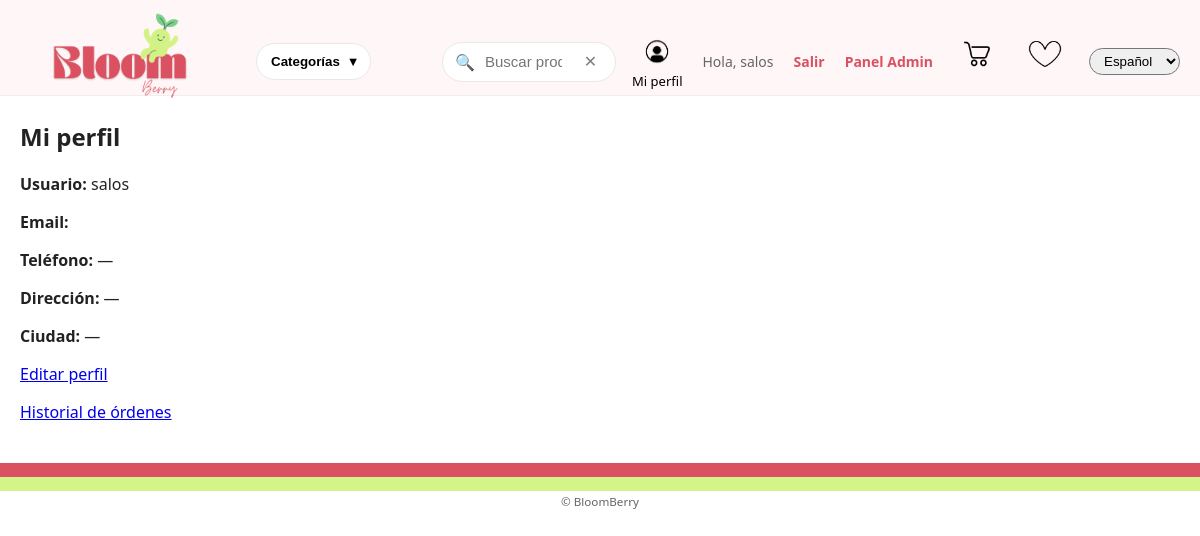
The page /users/profile/ (signed in) on the database its author committed.
### users/models.py (models this page shows, shortened)
class CustomerAccount(models.Model):
    user = models.OneToOneField(
        User, on_delete=models.CASCADE, related_name='customer_account'
    )
    phone = models.CharField(max_length=20, blank=True)
    address = models.CharField(max_length=255, blank=True)
    city = models.CharField(max_length=80, blank=True)
    created_at = models.DateTimeField(auto_now_add=True)
    updated_at = models.DateTimeField(auto_now=True)
    class Meta:
        verbose_name = "Customer Account"
        verbose_name_plural = "Customer Accounts"

### users/views.py (the view)
# urls.py: path("profile/", views.profile_view, name="profile"),
@login_required
def profile_view(request):
    profile = get_object_or_404(CustomerAccount, user=request.user)
    return render(request, "users/profile.html", {"profile": profile})

### templates/users/profile.html (shortened to what this page needs)
{% extends "base.html" %}
{% load i18n %}
{% block content %}
  <h2>{% trans "Mi perfil" %}</h2>
  <p><strong>{% trans "Usuario" %}:</strong> {{ request.user.username }}</p>
  <p><strong>Email:</strong> {{ request.user.email }}</p>
  <p><strong>{% trans "Teléfono" %}:</strong> {{ profile.phone|default:"—" }}</p>
  <p><strong>{% trans "Dirección" %}:</strong> {{ profile.address|default:"—" }}</p>
  <p><strong>{% trans "Ciudad" %}:</strong> {{ profile.city|default:"—" }}</p>
  <p><a href="{% url 'users:profile_edit' %}">{% trans "Editar perfil" %}</a></p>
  <p><a href="{% url 'users:order_history' %}">{% trans "Historial de órdenes" %}</a></p>
{% endblock %}

### templates/base.html (shortened to what this page needs)
{% load static i18n %}
<!doctype html>
<html lang="es">
<head>
  <link href="{% static 'css/main.css' %}" rel="stylesheet">
</head>
<body>
  <header class="bb-header">
    <div class="bb-header-inner">
      <a class="bb-logo" href="{% url 'products:home' %}">
        <img src="{% static 'img/logo1SinFondo.png' %}" alt="BloomBerry">
      </a>
      <div class="bb-categories">
        <button class="bb-cat-btn" type="button">
          {% trans "Categorías" %} <span class="bb-caret">▾</span>
        </button>
      </div>
      <form class="bb-search" action="#" method="get">
        <span class="bb-search-icon">🔍</span>
        <input name="q" type="search" placeholder="{% trans 'Buscar productos…' %}" aria-label="{% trans 'Buscar' %}">
        <button type="button" class="bb-search-clear" aria-label="{% trans 'Limpiar' %}">✕</button>
      </form>
      <div class="bb-actions">
        {% if user.is_authenticated %}
          <div class="bb-user-wrapper">
            <a class="bb-action-user" href="{% url 'users:profile' %}" title="{% trans 'Mi perfil' %}">
              <img src="{% static 'img/user.png' %}" alt="User">
            </a>
            <span class="bb-user-label">{% trans "Mi perfil" %}</span>
          </div>
          <span class="bb-hello">{% trans "Hola," %} {{ user.username }}</span>
          <a class="bb-link small" href="{% url 'logout' %}">{% trans 'Salir' %}</a>
          {% if user.is_staff %}
            <a class="bb-link small" href="{% url 'users:admin_dashboard' %}">{% trans 'Panel Admin' %}</a>
          {% endif %}
        {% endif %}
       <a class="bb-action-cart" href="{% url 'orders:cart' %}" title="{% trans 'Carrito' %}">
        <img src="{% static 'img/cart.png' %}" alt="Carrito">
      </a>
        <a class="bb-action-heart" href="{% url 'products:view_wishlist' %}" title="{% trans 'Favoritos' %}">
          <img src="{% static 'img/heart.png' %}" alt="Favoritos">
        </a>
        <form class="bb-lang" action="{% url 'set_language' %}" method="post">
          <select name="language" onchange="this.form.submit()">
            {% get_current_language as LANGUAGE_CODE %}
            {% get_available_languages as LANGUAGES %}
            {% for code, name in LANGUAGES %}
              <option value="{{ code }}" {% if code == LANGUAGE_CODE %}selected{% endif %}>{{ name }}</option>
            {% endfor %}
          </select>
        </form>
      </div>
    </div>
  </header>
  <main class="bb-main">
    {% block content %}{% endblock %}
  </main>
  <footer class="bb-footer">
    <div class="bb-footer-bar bb-pink"></div>
    <div class="bb-footer-bar bb-lime"></div>
    <small>© BloomBerry</small>
  </footer>
</body>
</html>

### static/css/main.css (style rules this page uses)
:root { --pink:#DA5162; --lime:#D4F389; --mint:#7DCF8A; --green:#46755B; --off:#FFF7F7; --text:#222; --muted:#666; --radius:14px; }
* { box-sizing:border-box }
html,body { margin:0;padding:0 }
body { font-family:system-ui,-apple-system,Segoe UI,Roboto,Inter,Arial,sans-serif; color:var(--text); background:#fff; }
.bb-header { background:var(--off); border-bottom:1px solid #eee; position:relative; z-index:5; }
.bb-header-inner { height:95px; max-width:1200px; margin:0 auto; display:grid; grid-template-columns:220px 170px 1fr auto; align-items:center; gap:16px; padding:14px 20px; }
.bb-logo { position:relative; height:95px; display:block; overflow:visible; }
.bb-logo img { position:absolute; left:0; bottom:-55px; height:200px; width:auto; display:block; }
.bb-categories { position:relative }
.bb-cat-btn { background:#fff; border:1px solid #e8e8e8; border-radius:999px; padding:10px 14px; cursor:pointer; font-weight:600; }
.bb-caret { margin-left:6px }
.bb-search { position:relative; display:flex; align-items:center; background:#fff; border:1px solid #e8e8e8; border-radius:999px; padding:8px 12px; }
.bb-search-icon { margin-right:8px }
.bb-search input { width:100%; border:0; outline:0; font-size:15px; background:transparent; }
.bb-search-clear { border:0; background:transparent; font-size:16px; cursor:pointer; opacity:.5; }
.bb-actions { display:flex; align-items:center; gap:20px; }
.bb-action-user, .bb-action-cart, .bb-action-heart { position:relative; width:48px; height:48px; display:inline-block; overflow:visible; }
.bb-action-user img { position:absolute; left:50%; top:50%; transform:translate(-50%,-50%); height:60px; width:auto; margin-top:10px; margin-bottom: 2px; }
.bb-action-cart img { position:absolute; left:50%; top:35%; transform:translate(-50%,-50%); height:80px; width:auto; }
.bb-action-heart img { position:absolute; left:50%; top:35%; transform:translate(-50%,-50%); height:80px; width:auto; margin-bottom:2px; }
.bb-user-wrapper { display:flex; flex-direction:column; align-items:center; line-height:1.15; }
.bb-user-label { margin-top:2px; margin-bottom: 10px; font-size:13px; color:#000; text-align:center; }
.bb-link { color:var(--pink); text-decoration:none; font-weight:600 }
.bb-link.small { font-size:14px }
.bb-hello { color:var(--muted); font-size:14px }
.bb-lang select { padding:4px 10px; border-radius:999px; }
.bb-main { max-width:1200px; margin:24px auto; padding:0 20px }
.bb-footer { margin-top:40px; text-align:center; color:var(--muted); font-size:14px }
.bb-footer-bar { height:14px }
.bb-footer .bb-pink { background:var(--pink) }
.bb-footer .bb-lime { background:var(--lime) }

### rows shown on the page
CustomerAccount: phone "—", address "—", city "—"

### other values the page prints
{{ user.username }} "salos"
{{ request.user.username }} "salos"
form field language "Español"
